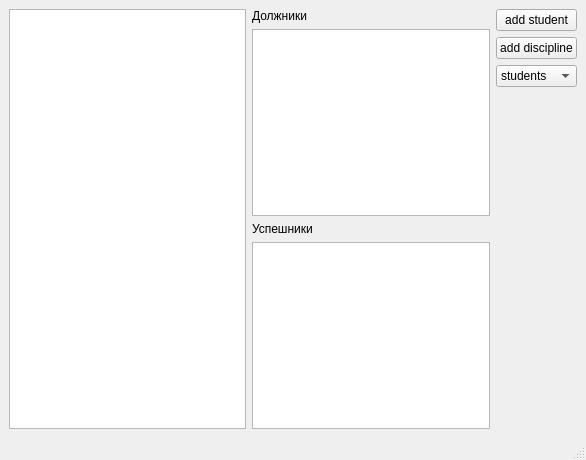
<?xml version="1.0" encoding="UTF-8"?>
<ui version="4.0">
 <class>MainWindow</class>
 <widget class="QMainWindow" name="MainWindow">
  <property name="geometry">
   <rect>
    <x>0</x>
    <y>0</y>
    <width>586</width>
    <height>460</height>
   </rect>
  </property>
  <property name="windowTitle">
   <string>MainWindow</string>
  </property>
  <widget class="QWidget" name="centralwidget">
   <layout class="QGridLayout" name="gridLayout">
    <item row="0" column="0">
     <layout class="QHBoxLayout" name="horizontalLayout">
      <item>
       <widget class="QTableView" name="tableView"/>
      </item>
      <item>
       <layout class="QVBoxLayout" name="verticalLayout_2">
        <item>
         <widget class="QLabel" name="label">
          <property name="text">
           <string>Должники</string>
          </property>
         </widget>
        </item>
        <item>
         <widget class="QTableView" name="tableView_1"/>
        </item>
        <item>
         <widget class="QLabel" name="label_2">
          <property name="text">
           <string>Успешники</string>
          </property>
         </widget>
        </item>
        <item>
         <widget class="QTableView" name="tableView_2"/>
        </item>
       </layout>
      </item>
      <item>
       <layout class="QVBoxLayout" name="verticalLayout">
        <item>
         <widget class="QPushButton" name="pushButton">
          <property name="text">
           <string>add student</string>
          </property>
         </widget>
        </item>
        <item>
         <widget class="QPushButton" name="pushButton_2">
          <property name="text">
           <string>add discipline</string>
          </property>
         </widget>
        </item>
        <item>
         <widget class="QComboBox" name="comboBox">
          <item>
           <property name="text">
            <string>students</string>
           </property>
          </item>
          <item>
           <property name="text">
            <string>result</string>
           </property>
          </item>
          <item>
           <property name="text">
            <string>session</string>
           </property>
          </item>
         </widget>
        </item>
        <item>
         <spacer name="verticalSpacer">
          <property name="orientation">
           <enum>Qt::Vertical</enum>
          </property>
          <property name="sizeHint" stdset="0">
           <size>
            <width>20</width>
            <height>40</height>
           </size>
          </property>
         </spacer>
        </item>
       </layout>
      </item>
     </layout>
    </item>
   </layout>
  </widget>
  <widget class="QMenuBar" name="menubar">
   <property name="geometry">
    <rect>
     <x>0</x>
     <y>0</y>
     <width>586</width>
     <height>22</height>
    </rect>
   </property>
  </widget>
  <widget class="QStatusBar" name="statusbar"/>
 </widget>
 <resources/>
 <connections/>
</ui>
